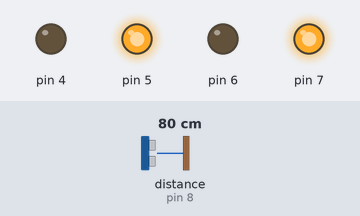
Bench run of a sketch on a simulated Arduino Uno, built with avr-gcc and run on an emulated ATmega328P. Parts: output pins drawn as LEDs (lit = HIGH). Wiring (inferred from the names in the program): ultrasonic range finder: trigger pin 9; echo pin 8. The inputs (shaded band) are chosen by the test bench; at power-on: distance to the obstacle (sensor on pin 8) 80 cm. The echo pulse lasts 58.3 µs per cm; pins used as bus, display or sensor lines are not drawn.

Above: at 1.8 s.
1.9 s: distance to the obstacle (sensor on pin 8) set to 23 cm
3.4 s: distance to the obstacle (sensor on pin 8) set to 19 cm
At 4.9 s:
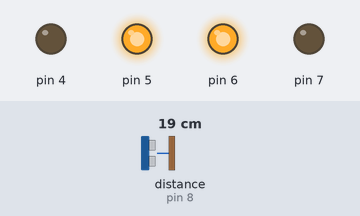
5.5 s: distance to the obstacle (sensor on pin 8) set to 35 cm
At 6.5 s:
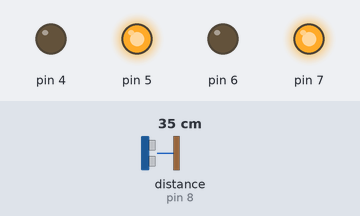
7.0 s: distance to the obstacle (sensor on pin 8) set to 2 cm
At 9.0 s:
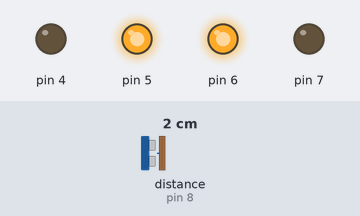
Timing chart, 0 to 10.0 s (numbered marks = the images above; inputs shaded):
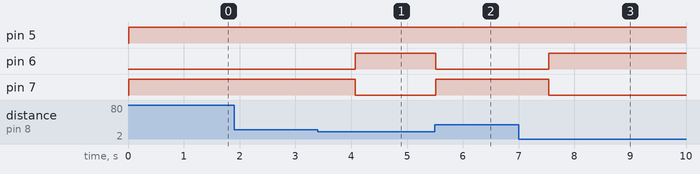

The sketch:

ultrasonic_sensor.ino
```cpp
int RMF = 5;
int RMB = 4;
int LMF = 7;
int LMB = 6;
int trigPin = 9;
int echoPin = 8;
int c =0;
void setup()
{
pinMode(5, OUTPUT);
pinMode(6, OUTPUT);
pinMode(4, OUTPUT);
pinMode(7, OUTPUT);
pinMode(trigPin, OUTPUT);
pinMode(echoPin, INPUT);}
void loop()
{long duration, distance;
digitalWrite(trigPin, HIGH);
delayMicroseconds(1000);
digitalWrite(trigPin, LOW);
//delayMicroseconds(10);
//digitalWrite(trigPin, LOW);
duration = pulseIn(echoPin, HIGH);
distance = (duration/2)/29.1;
Serial.println(distance);
delay(10);
if(distance>20)
{digitalWrite(5,HIGH);
digitalWrite(4,LOW);
digitalWrite(6,LOW);
digitalWrite(7,HIGH);
delay(1000);}
else if (distance<20)
{digitalWrite(5,HIGH);
digitalWrite(4,LOW);
digitalWrite(6,HIGH);
digitalWrite(7,LOW);}
}
```

Measured:
- the behaviour switches between 21 and 20 cm on distance to the obstacle (sensor on pin 8) (found by bisection; images 0 and 1)
- after the input at 1.9 s, every drawn part: stays the same
- after the input at 3.4 s, pin 6: LOW → HIGH after 0.67 s; pin 7: HIGH → LOW after 0.67 s
- after the input at 5.5 s, pin 6: HIGH → LOW at once; pin 7: LOW → HIGH at once
- after the input at 7.0 s, pin 6: LOW → HIGH after 0.54 s; pin 7: HIGH → LOW after 0.54 s
